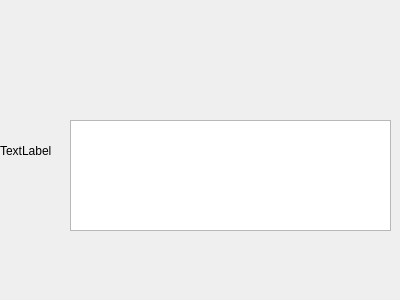
<?xml version="1.0" encoding="UTF-8"?>
<ui version="4.0">
 <class>ExitWindow</class>
 <widget class="QDialog" name="ExitWindow">
  <property name="geometry">
   <rect>
    <x>0</x>
    <y>0</y>
    <width>400</width>
    <height>300</height>
   </rect>
  </property>
  <property name="windowTitle">
   <string>Dialog</string>
  </property>
  <widget class="QTextEdit" name="exitText">
   <property name="geometry">
    <rect>
     <x>70</x>
     <y>120</y>
     <width>321</width>
     <height>111</height>
    </rect>
   </property>
  </widget>
  <widget class="QLabel" name="exitBg">
   <property name="geometry">
    <rect>
     <x>0</x>
     <y>0</y>
     <width>401</width>
     <height>301</height>
    </rect>
   </property>
   <property name="text">
    <string>TextLabel</string>
   </property>
  </widget>
 </widget>
 <resources/>
 <connections/>
</ui>
